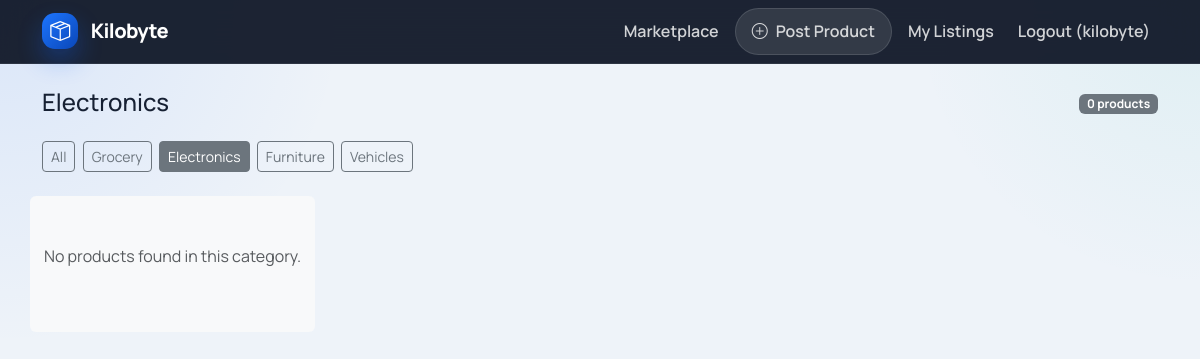
The app's page /products/category/2/ (signed in), older data.
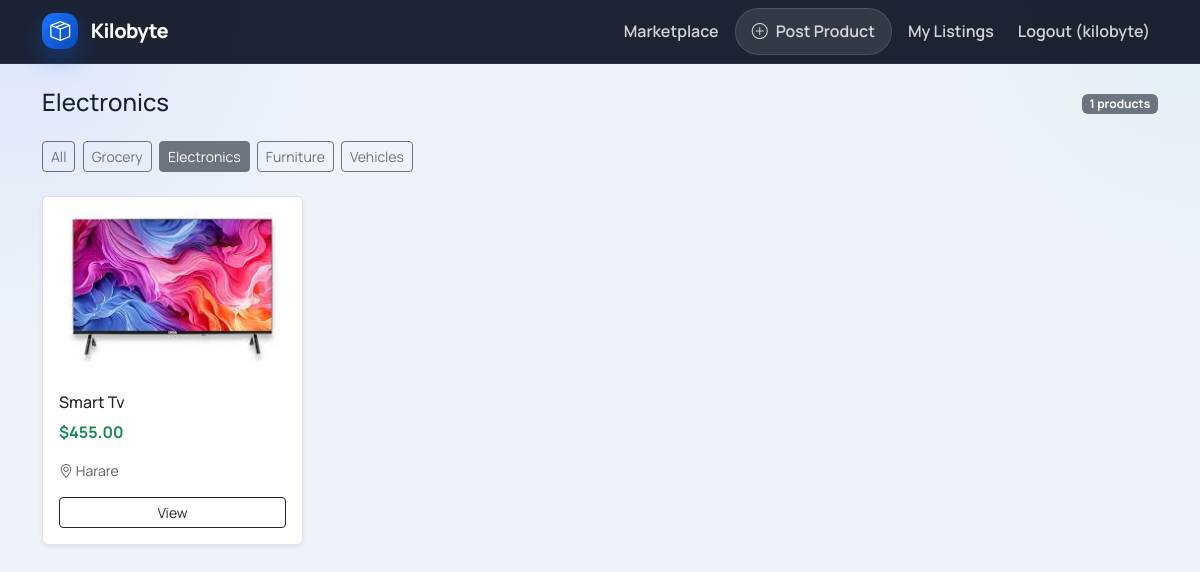
The same page, newer data.
### products/models.py (models this page shows, shortened)
class Category(models.Model):
    name = models.CharField(max_length=100, unique=True)
    class Meta:
        verbose_name_plural = 'Categories'

class Product(models.Model):
    STATUS_CHOICES = [
        ('active', 'Active'),
        ('sold', 'Sold'),
        ('inactive', 'Inactive'),
    ]
    owner = models.ForeignKey(User, on_delete=models.CASCADE, related_name='products')
    category = models.ForeignKey(Category, on_delete=models.CASCADE)
    name = models.CharField(max_length=200)
    phone = models.CharField(max_length=15, null=True, blank=True)
    description = models.TextField()
    price = models.DecimalField(max_digits=10, decimal_places=2)
    image = models.ImageField(upload_to='product_images/', null=True, blank=True)
    created_at = models.DateTimeField(auto_now_add=True)
    city = models.CharField(max_length=100, null=True, blank=True)
    is_wholesale = models.BooleanField(default=False)
    bulk_price = models.DecimalField(max_digits=10, decimal_places=2, null=True, blank=True)
    minimum_quantity = models.IntegerField(null=True, blank=True)
    is_featured = models.BooleanField(default=False)
    status = models.CharField(max_length=10, choices=STATUS_CHOICES, default='active')
    views_count = models.PositiveIntegerField(default=0)
    class Meta:
        ordering = ['-created_at']

### products/views.py (the view)
# urls.py: path('category/<int:category_id>/', views.category_products, name='category_products'),
@login_required
def category_products(request, category_id):
    category = get_object_or_404(Category, id=category_id)
    products = Product.objects.filter(category=category, status='active').select_related('owner')
    paginator = Paginator(products, 12)
    page_obj = paginator.get_page(request.GET.get('page'))
    return render(request, 'products/category_products.html', {
        'category': category,
        'page_obj': page_obj,
        'categories': Category.objects.all(),
    })

### products/templates/products/category_products.html (shortened to what this page needs)
{% extends 'base.html' %}
{% block content %}
<div class="row align-items-center mb-4">
    <div class="col">
        <h2 class="h4 mb-0">{{ category.name }}</h2>
    </div>
    <div class="col-auto">
        <span class="badge bg-secondary">{{ page_obj.paginator.count }} products</span>
    </div>
</div>
<div class="mb-4">
    <a href="{% url 'product_list' %}" class="btn btn-sm btn-outline-secondary me-1">All</a>
    {% for cat in categories %}
    <a href="{% url 'category_products' cat.id %}"
        class="btn btn-sm {% if cat.id == category.id %}btn-secondary{% else %}btn-outline-secondary{% endif %} me-1">
        {{ cat.name }}
    </a>
    {% endfor %}
</div>
<div class="row row-cols-1 row-cols-sm-2 row-cols-md-3 row-cols-lg-4 g-4">
    {% for product in page_obj %}
    <div class="col">
        <div class="card h-100 shadow-sm border">
            {% if product.image %}
            <img src="{{ product.image.url }}" class="card-img-top" style="height: 180px; object-fit: cover;">
            {% else %}
            <div class="card-img-top bg-light d-flex align-items-center justify-content-center" style="height: 180px;">
                <i class="bi bi-image text-muted fs-3"></i>
            </div>
            {% endif %}
            <div class="card-body">
                <h5 class="card-title h6">{{ product.name|truncatechars:35 }}</h5>
                <p class="card-text fw-bold text-success">${{ product.price }}</p>
                {% if product.city %}
                <p class="card-text small text-muted mb-3"><i class="bi bi-geo-alt"></i> {{ product.city }}</p>
                {% endif %}
                <a href="{% url 'product_detail' product.id %}" class="btn btn-outline-dark btn-sm w-100">View</a>
            </div>
        </div>
    </div>
    {% empty %}
    <div class="col-12 text-center py-5 bg-light rounded">
        <p class="text-muted">No products found in this category.</p>
    </div>
    {% endfor %}
</div>
{% endblock %}

Row changes from the older to the newer data that the page shows:
added Product: image (picture), name "Smart Tv", price "455.00", city "Harare"
Text that changed along with them:
{{ page_obj.paginator.count }}: "0" → "1"
text no longer shown: "No products found in this category."
